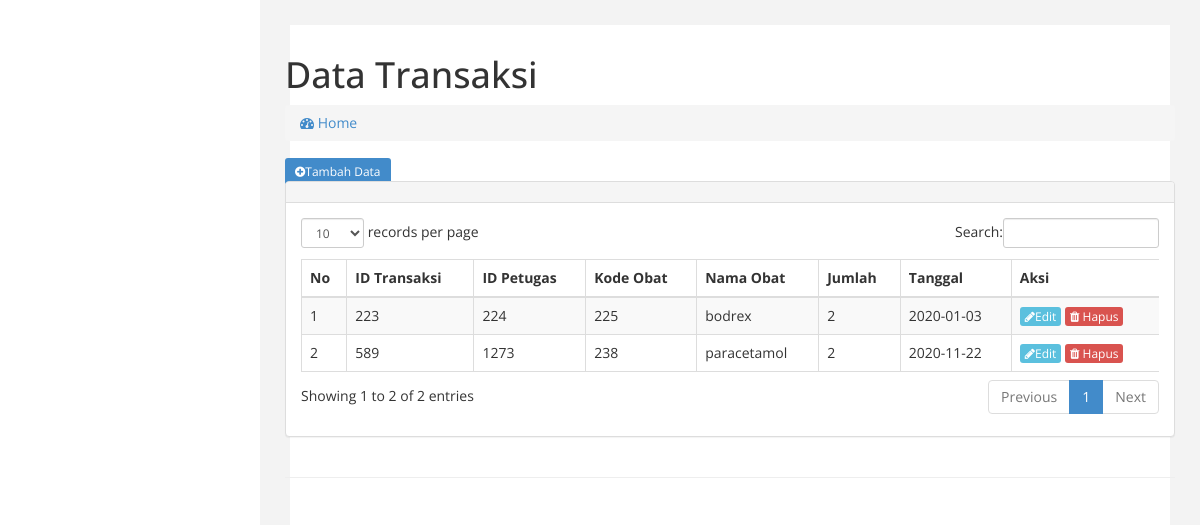
The page /?page=transaksi on the database its author committed.
### tables this page shows
CREATE TABLE `tb_transaksi` (
  `id_transaksi` int(11) NOT NULL,
  `id_petugas` int(11) NOT NULL,
  `kd_obat` varchar(4) NOT NULL,
  `nama_obat` varchar(50) NOT NULL,
  `jumlah` int(11) NOT NULL,
  `tanggal` date NOT NULL
);

### page/transaksi/transaksi.php (the view, shortened to what this page needs)
<div class="content-wrapper">
    <section class="content-header">
      <h1>
        Data Transaksi
      </h1>
      <ol class="breadcrumb">
        <li><a href="index.php"><i class="fa fa-dashboard"></i> Home</a></li>
      </ol>
    </section>
<a href="?page=transaksi&aksi=tambah" class="btn-sm btn-primary" style="margin-bottom: 5px;"><i class="fa fa-plus-circle"></i>Tambah Data</a>
<div class="row">
                <div class="col-md-12">
                    <div class="panel panel-default">
                        <div class="panel-heading">
                        </div>
                        <div class="panel-body">
                            <div class="table-responsive">
                                <table class="table table-striped table-bordered table-hover" id="dataTables-example">
                                    <thead>
                                        <tr>
                                            <th>No</th>
                                            <th>ID Transaksi</th>
                                            <th>ID Petugas</th>
                                            <th>Kode Obat</th>
                                            <th>Nama Obat</th>
                                            <th>Jumlah</th>
                                            <th>Tanggal</th>
                                            <th>Aksi</th>
                                        </tr>
                                    </thead>
                                    <tbody>
                                        <?php
                                            $koneksi = new mysqli ("localhost","tugasngrok","","db_tugaslima");
                                            $no = 1;
                                            $query=mysqli_query($koneksi,"SELECT * FROM `tb_transaksi` ");
                                            while($data=mysqli_fetch_array($query)){
                                        ?>
                                    <tr>
                                    <td><?php echo $no++; ?></td>
                                        <td><?php echo $data['id_transaksi']; ?></td>
                                        <td><?php echo $data['id_petugas']; ?></td>
                                        <td><?php echo $data['kd_obat']; ?></td>
                                        <td><?php echo $data['nama_obat'] ?> </td>
                                        <td><?php echo $data['jumlah']; ?></td>
                                        <td><?php echo $data['tanggal']; ?></td>
                                        <td>
                                            <a href="?page=transaksi&aksi=ubah&id_transaksi=<?php echo $data['id_transaksi']; ?>" class="btn-xs btn-info" ><i class="fa fa-pencil"></i>Edit</a>
                                            <a onclick="return confirm('Hapus Data Ini?)"
                                            href="?page=transaksi&aksi=hapus&id_transaksi=<?php echo $data['id_transaksi']; ?>" class="btn-xs btn-danger" ><i class="fa fa-trash"></i> Hapus</a>
                                        </td>
                                    </tr>
                                    <?php } ?>
                                    </tbody>
                                </table>
                            </div>
                        </div>
                </div>
            </div>

### assets/css/custom.css (style rules this page uses)
body { font-family: 'Open Sans', sans-serif; }

### rows shown on the page
tb_transaksi: id_transaksi "223", id_petugas "224", kd_obat "225", nama_obat "bodrex", jumlah "2", tanggal "2020-01-03"
tb_transaksi: id_transaksi "589", id_petugas "1273", kd_obat "238", nama_obat "paracetamol", jumlah "2", tanggal "2020-11-22"
